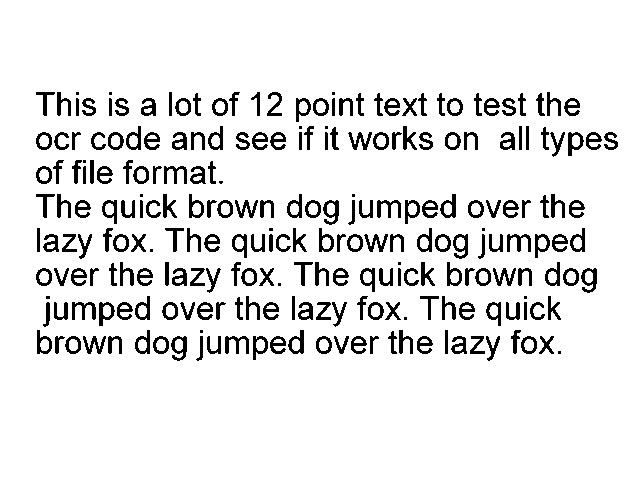
#> input picture test.jpg, 640 x 480 px
$ python opencv-demo.py
#> lines starting #> are read from the running program, lines starting #| are printed output that depends on the picture; after the words box and inside, x2 and y2 are one past the last pixel; in counts of white or black regions, pixels touching at a corner belong together
import cv2
from matplotlib import pyplot as plt
import numpy as np

image_file = "test.jpg"

img = cv2.imread(image_file)
#> img is the input picture: shape (480, 640, 3); min 0, max 255, mean 230.7


# cv2.imshow("test image", img)
# cv2.waitKey(1000)

# function to display images as plot
def display(im_path):
    dpi = 80
    im_data = plt.imread(im_path)

    height, width = im_data.shape[:2]

    figsize = width / float(dpi), height / float(dpi)

    fig = plt.figure(figsize=figsize)
    ax = fig.add_axes([0, 0, 1, 1])

    ax.axis('off')

    ax.imshow(im_data, cmap='gray')

    plt.show()


inverted_image = cv2.bitwise_not(img)
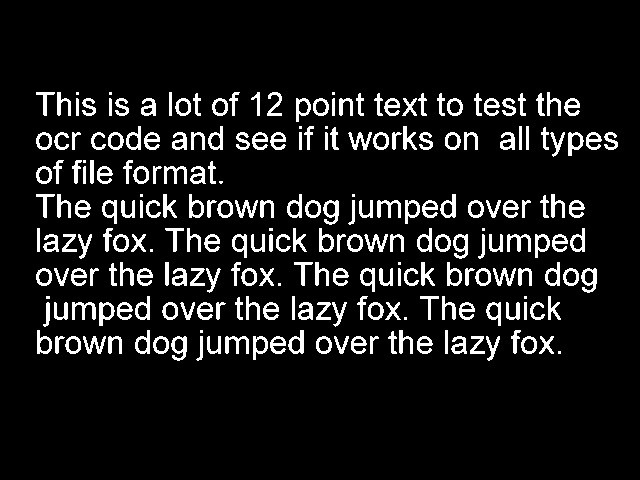
#> inverted_image: shape (480, 640, 3); min 0, max 255, mean 24.3
cv2.imwrite("inverted_image.jpg", inverted_image)


# display("inverted_image.jpg")


# ********** binerization
def grayscale(image):
    return cv2.cvtColor(image, cv2.COLOR_BGR2GRAY)


gray_image = grayscale(img)

cv2.imwrite("gray_image.jpg", gray_image)

# display("gray_image.jpg")

thresh, im_bw = cv2.threshold(gray_image, 200, 230, cv2.THRESH_BINARY)
#> im_bw: shape (480, 640); values 0 (black) and 230 (white), 90.5% white; 239 black regions (19 under 20 px), largest, box (x1, y1, x2, y2) and area: (72, 302, 96, 320) 207, (377, 200, 401, 218) 206, (225, 336, 249, 354) 206

cv2.imwrite("bwimage.jpg", im_bw)


# display("bwimage.jpg")

# ********** noise removal
def noise_removal(image):
    kernel = np.ones((1, 1), np.uint8)
    image = cv2.dilate(image, kernel, iterations=1)
    kernel = np.ones((1, 1), np.uint8)
    image = cv2.erode(image, kernel, iterations=1)
    image = cv2.morphologyEx(image, cv2.MORPH_CLOSE, kernel)
    image = cv2.medianBlur(image, 3)
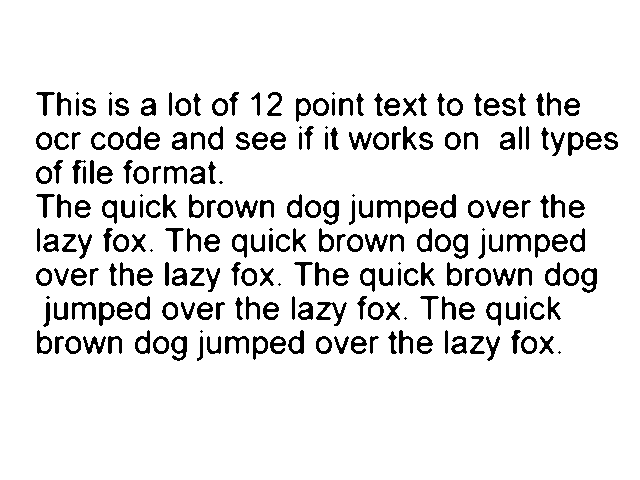
#> image: shape (480, 640); values 0 (black) and 230 (white), 90.6% white; 237 black regions (18 under 20 px), largest, box (x1, y1, x2, y2) and area: (316, 302, 347, 326) 254, (323, 200, 339, 225) 205, (377, 200, 401, 218) 205
    return (image)


no_noise = noise_removal(im_bw)
cv2.imwrite("no_noise.jpg", no_noise)

display("no_noise.jpg")
#> in display, `im_data = plt.imread(im_path)`:
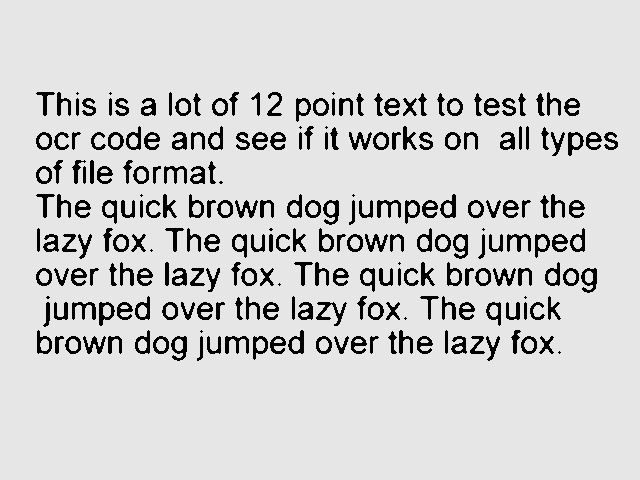
#> im_data: shape (480, 640); min 0, max 238, mean 208.5

# ************ Dilation and Erosion

$ run again, with bolnichen_filled.jpg copied over test.jpg
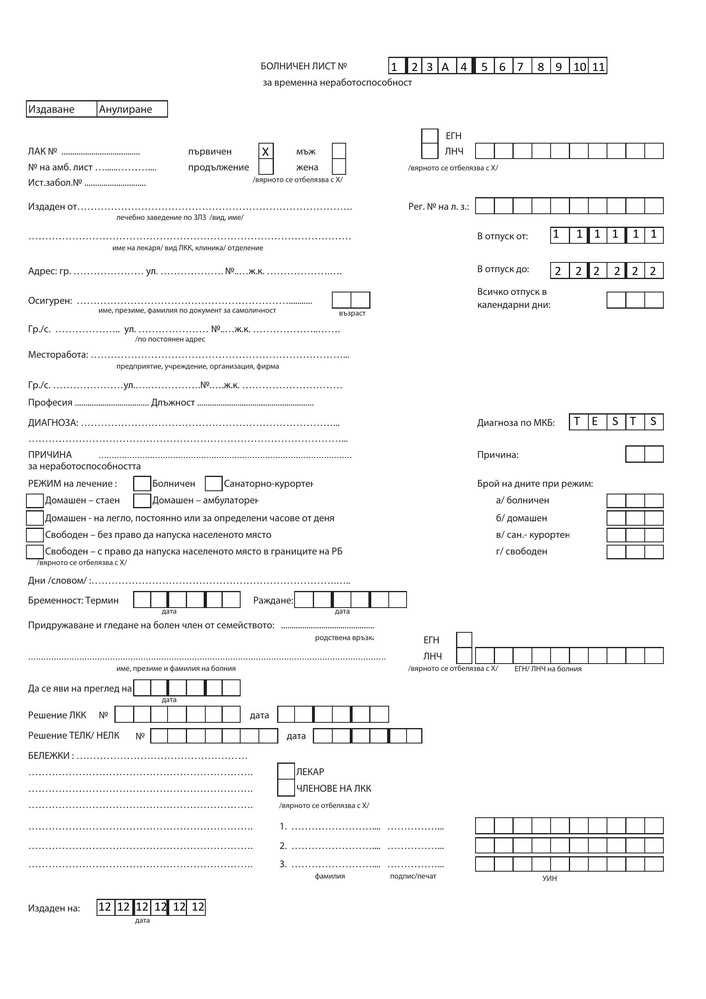
#> input picture bolnichen_filled.jpg, 706 x 999 px, shrunk from 1740 x 2463 before the run
#> img is the input picture: shape (999, 706, 3); mean B, G, R 246.5, 246.5, 246.5
#> `thresh, im_bw = cv2.threshold(gray_image, 200, 230, cv2.THRESH_BINARY)`:
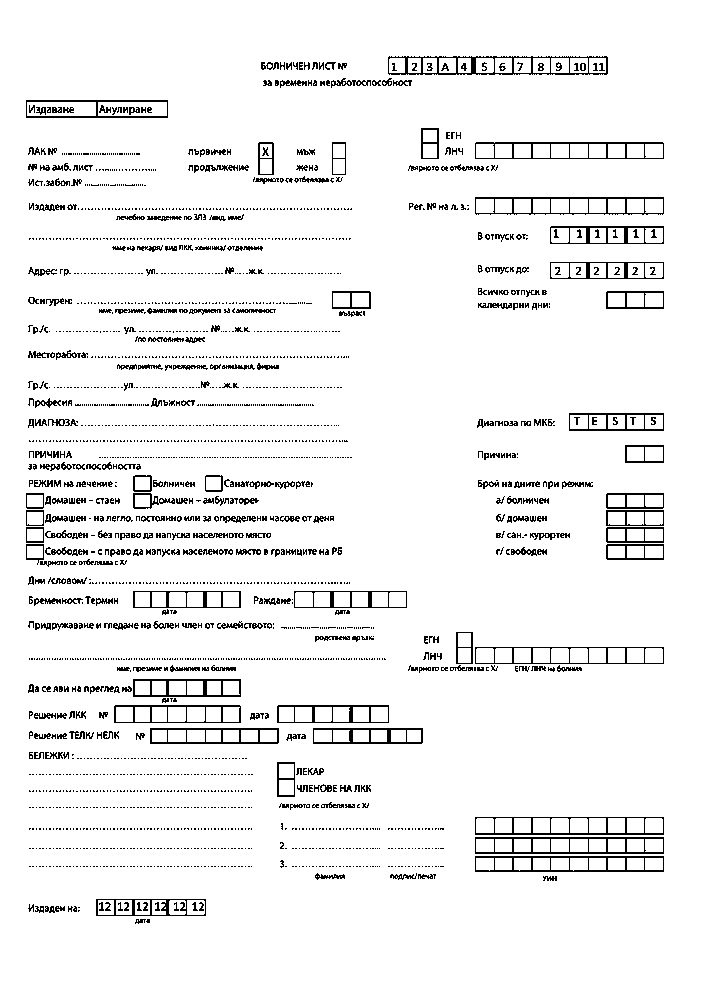
#> im_bw: shape (999, 706); values 0 (black) and 230 (white), 94.3% white; black in thin lines or dots, all inside (x1, y1, x2, y2) = (26, 56, 664, 924)
#> image: shape (999, 706); values 0 (black) and 230 (white), 95.5% white; black in thin lines or dots, all inside (x1, y1, x2, y2) = (26, 56, 664, 923)
#> in display, `im_data = plt.imread(im_path)`:
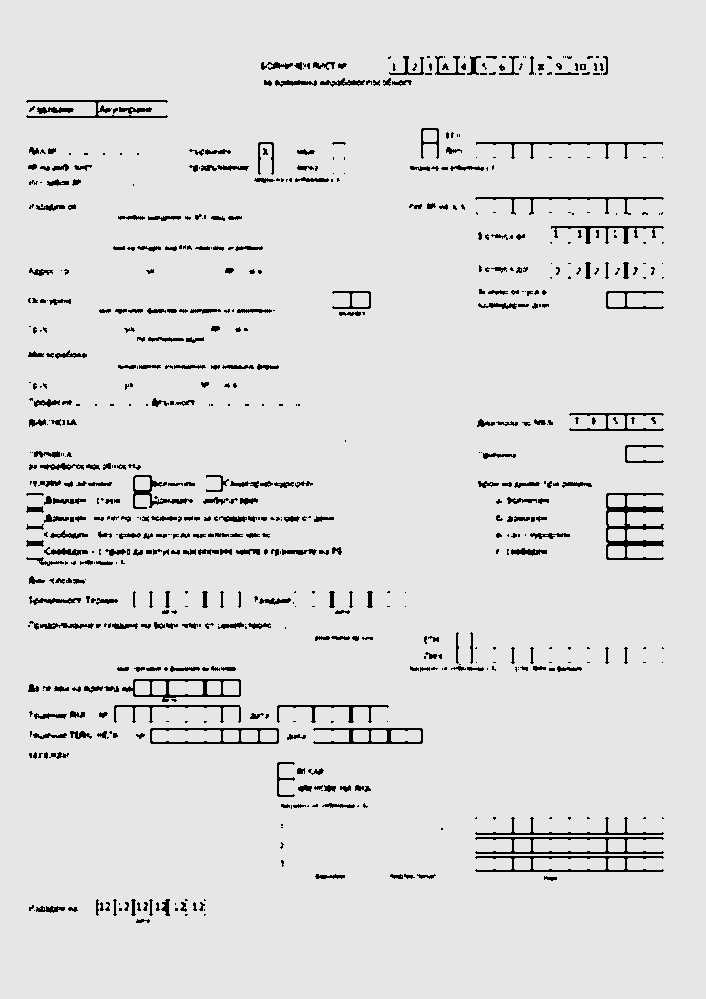
#> im_data: shape (999, 706); min 0, max 238, mean 219.7

$ run again, with dilated_image.jpg copied over test.jpg
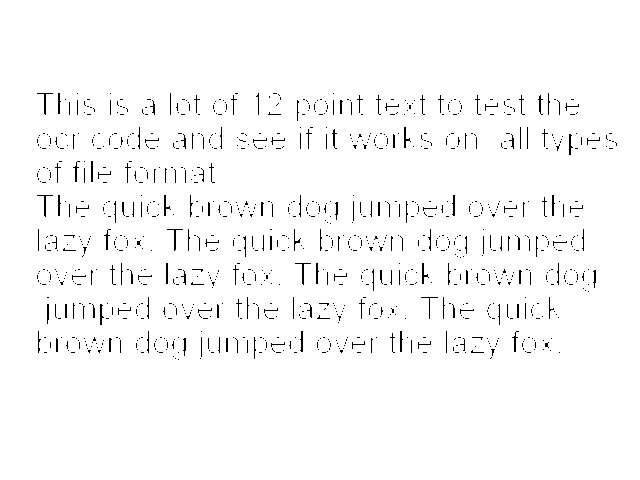
#> input picture dilated_image.jpg, 640 x 480 px
#> img is the input picture: shape (480, 640, 3); min 0, max 255, mean 249
#> im_bw: shape (480, 640); values 0 (black) and 230 (white), 97.7% white; black in thin lines or dots, all inside (x1, y1, x2, y2) = (37, 93, 617, 360)
#> in noise_removal, `image = cv2.medianBlur(image, 3)`:
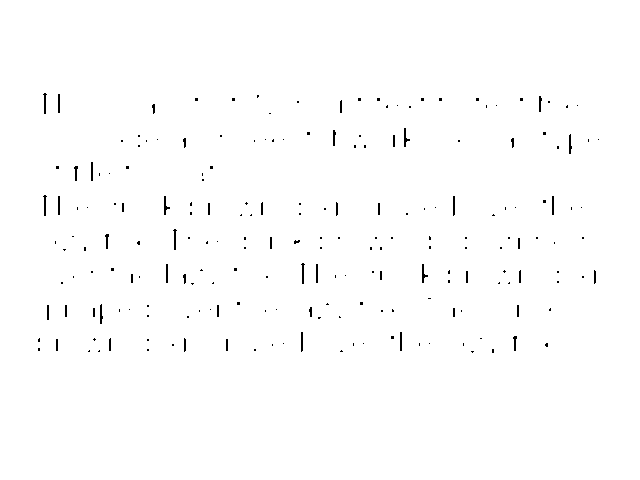
#> image: shape (480, 640); values 0 (black) and 230 (white), 99.3% white; black in thin lines or dots, all inside (x1, y1, x2, y2) = (38, 93, 599, 353)
#> in display, `im_data = plt.imread(im_path)`:
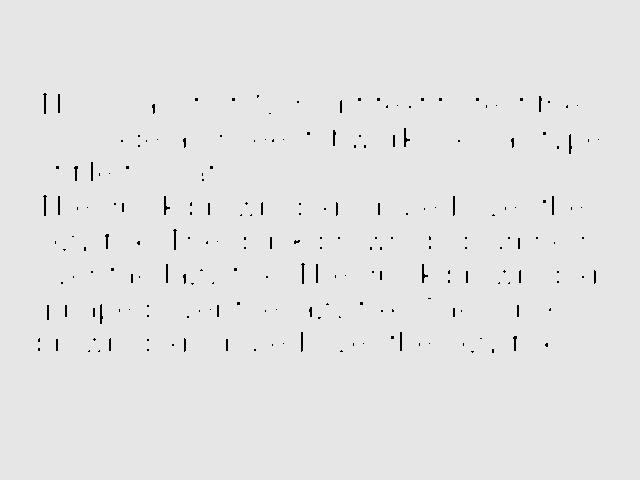
#> im_data: shape (480, 640); min 0, max 238, mean 228.3
